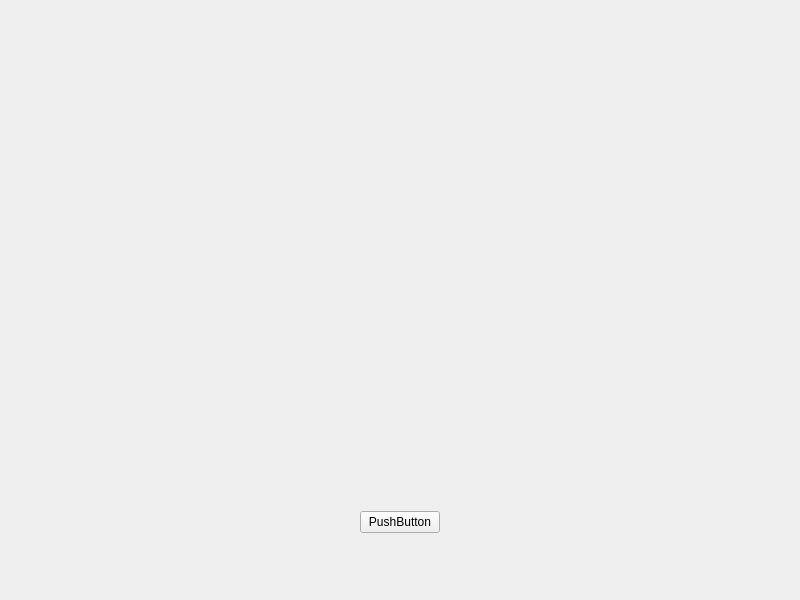
<?xml version="1.0" encoding="UTF-8"?>
<ui version="4.0">
 <class>Widget</class>
 <widget class="QWidget" name="Widget">
  <property name="geometry">
   <rect>
    <x>0</x>
    <y>0</y>
    <width>800</width>
    <height>600</height>
   </rect>
  </property>
  <property name="windowTitle">
   <string>Widget</string>
  </property>
  <layout class="QGridLayout" name="gridLayout">
   <item row="0" column="1">
    <spacer name="verticalSpacer">
     <property name="orientation">
      <enum>Qt::Vertical</enum>
     </property>
     <property name="sizeType">
      <enum>QSizePolicy::Fixed</enum>
     </property>
     <property name="sizeHint" stdset="0">
      <size>
       <width>20</width>
       <height>500</height>
      </size>
     </property>
    </spacer>
   </item>
   <item row="1" column="0">
    <spacer name="horizontalSpacer">
     <property name="orientation">
      <enum>Qt::Horizontal</enum>
     </property>
     <property name="sizeHint" stdset="0">
      <size>
       <width>336</width>
       <height>20</height>
      </size>
     </property>
    </spacer>
   </item>
   <item row="1" column="1">
    <widget class="QPushButton" name="pushButton">
     <property name="text">
      <string>PushButton</string>
     </property>
    </widget>
   </item>
   <item row="1" column="2">
    <spacer name="horizontalSpacer_2">
     <property name="orientation">
      <enum>Qt::Horizontal</enum>
     </property>
     <property name="sizeHint" stdset="0">
      <size>
       <width>336</width>
       <height>20</height>
      </size>
     </property>
    </spacer>
   </item>
   <item row="2" column="1">
    <spacer name="verticalSpacer_2">
     <property name="orientation">
      <enum>Qt::Vertical</enum>
     </property>
     <property name="sizeHint" stdset="0">
      <size>
       <width>20</width>
       <height>36</height>
      </size>
     </property>
    </spacer>
   </item>
  </layout>
 </widget>
 <resources/>
 <connections/>
</ui>
